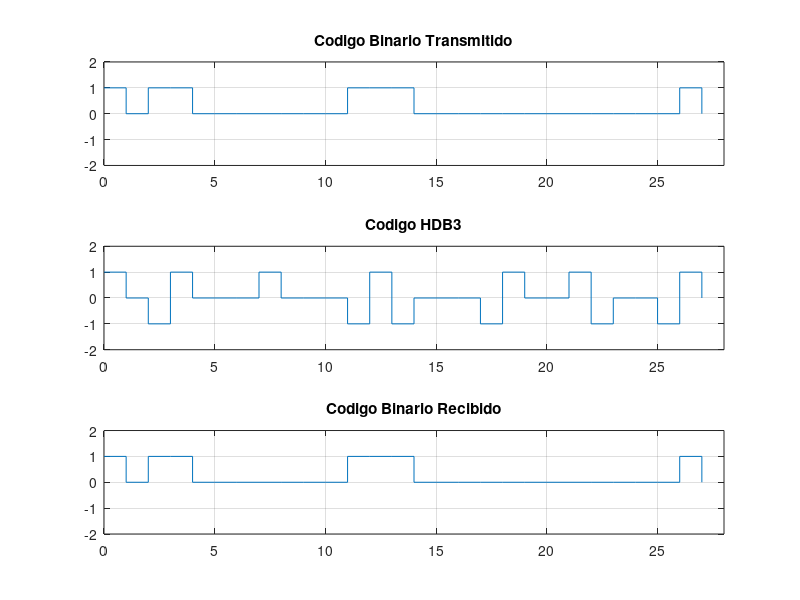
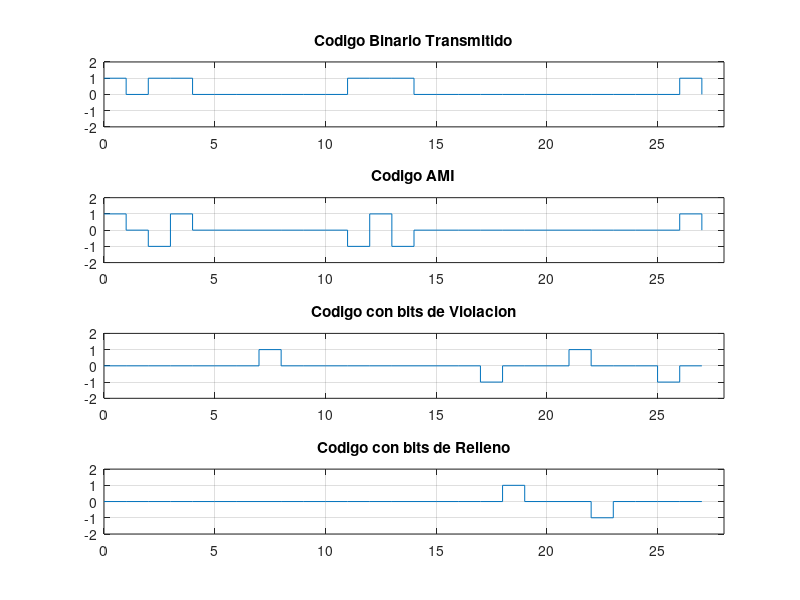

MATLAB code for these plots, in order:
%HDB3.m
%Autor: Carlos Alberto Ortega Huembes
%Viva Nicaragua!!!!
%a.	Sí # de pulsos desde la última violación es un número impar pero negativo  el código de sustitución es 000-  (000V)
%b.	Sí # de pulsos desde la última violación es un número impar pero positivo  el código de sustitución es 000+  (000V)
%c.	Sí # de pulsos desde la última violación es un número par pero negativo  el código de sustitución es +00+  (B00V)
%d.	Sí # de pulsos desde la última violación es un número par pero positivo  el código de sustitución es -00-  (B00V)
xn=[1 0 1 1 0 0 0 0 0 0 0 1 1 1 0 0 0 0 0 0 0 0 0 0 0 0 1 0]; %Codigo binario de Entrada
yn=xn;                                          %Codigo a Modificar
num=0;                                          %variable para contar los 1s y determinar si son pares o impares
%Generacion de Codigo AMI
for k=1:length(xn)
    if xn(k)==1
       num=num+1;                               
         if num/2== fix(num/2)                  %Condicion para numeros de 1s pares 
              yn(k)=-1;
         else
             yn(k)=1;                           %Condicion para numeros de 1s impares
         end
    end
end
                                                
%conteo de 0s continuos para cambiar el codigo por 000v o B00V
num=0;                                           %Reinicio de la variable de conteo de 1s
yh=yn;                                           %Variable nueva del codigo almacenado en yn
sign=0;                                          %Variable de signo
V=zeros(1,length(yn));                           %Variable para guardar las violaciones (V)
B=zeros(1,length(yn));                           %Varible para guardar las B
for k=1:length(yn)
    if yn(k)==0
       num=num+1;                               %Incremento del contador de 0s
         if num== 4                             %Comprueba si hay 4 ceros continuos para realizar el cambio
           num=0;                               %Reestablece el contador de 0s
           yh(k)=1*yh(k-4);                     
           V(k)=yh(k);                      %Guarda los bits de violacion (V)
           if yh(k)==sign                   %Comprueba si el bit yh(k) es igual al signo
              yh(k)=-1*yh(k);               %Invierte el signo para evitar signos iguales en los bits de violacion
              yh(k-3)=yh(k);                %Cambia el primer 0 para generar el codigo B00V
              B(k-3)=yh(k);                 %Guarda las B producidas en hdb3
              V(k)=yh(k);                   %Guarda el bit de violacion con el signo ya invertido
              yh(k+1:length(yn))=-1*yh(k+1:length(yn));%Alterna los signos de los 1s despues de detectar un cambio de signo.              
           end
           sign=yh(k);                         %Guarda el signo de la violacion
         end
       else
          num=0;                            %Reestablece el contador de 0s
      end
end                                         
re=[xn',yn',yh',V',B'];                     %Variable que guarda en forma de columna el codigo de entrada,
                                            %codigo AMI,codigo
                                            %hdb3,variable con el bit de
                                            %violacion, variable con el bit
                                            %de relleno.
                                            
%Parte para decodificar la señal. Primero se consigue que quede de nuevo la
%señal AMI
input=yh;                                   %Codigo en Hdb3
decode=input;                               %Variable con el codigo Hdb3 a reconstruir
sign=0;                                     %Variable para guardar el signo de los 1s 
for k=1:length(yh)
    if input(k)~=0
      if sign==yh(k)                        %si existen dos 1s con el mismo signo, estos son
         decode(k-3:k)=[0 0 0 0];           %cambiados por 0000
      end
      sign=input(k);                        %Va guardando el signo de los 1s
    end
end
decode=abs(decode);                         %Valor Absoluto para volver los 1 negativos a positivos
%Parte para graficar
figure(1)
subplot(3,1,1);stairs([0:length(xn)-1],xn);axis([0 length(xn) -2 2]);title('Codigo Binario Transmitido');grid on;%grafica la el codigo binario de Entrada
subplot(3,1,2);stairs([0:length(xn)-1],yh);axis([0 length(xn) -2 2]);title('Codigo HDB3');grid on;%grafica el codigo en hdb3
subplot(3,1,3);stairs([0:length(xn)-1],decode);axis([0 length(xn) -2 2]);title('Codigo Binario Recibido');grid on;%grafica la señal restaurada
figure(2)
subplot(4,1,1);stairs([0:length(xn)-1],xn);axis([0 length(xn) -2 2]);title('Codigo Binario Transmitido');grid on;%grafica la el codigo binario de Entrada
subplot(4,1,2);stairs([0:length(xn)-1],yn);axis([0 length(xn) -2 2]);title('Codigo AMI');grid on;%grafica la el codigo binario de Entrada
subplot(4,1,3);stairs([0:length(xn)-1],V);axis([0 length(xn) -2 2]);title('Codigo con bits de Violacion');grid on;%grafica la el codigo binario de Entrada
subplot(4,1,4);stairs([0:length(xn)-1],B);axis([0 length(xn) -2 2]);title('Codigo con bits de Relleno');grid on;%grafica la el codigo binario de Entrada